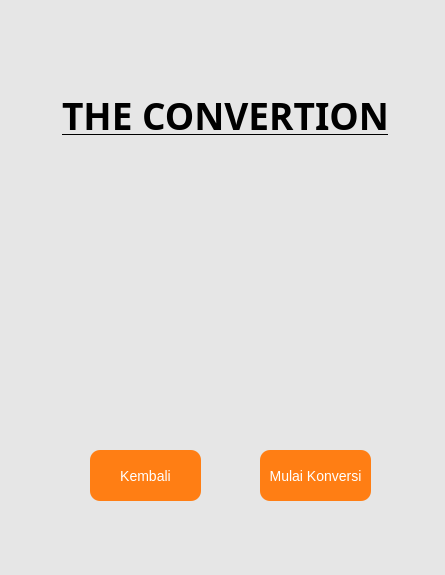
<?xml version="1.0" encoding="UTF-8"?>
<ui version="4.0">
 <class>MainWindow</class>
 <widget class="QMainWindow" name="MainWindow">
  <property name="geometry">
   <rect>
    <x>0</x>
    <y>0</y>
    <width>445</width>
    <height>575</height>
   </rect>
  </property>
  <property name="windowTitle">
   <string>MainWindow</string>
  </property>
  <property name="styleSheet">
   <string notr="true">background-color : rgb(230, 230, 230)</string>
  </property>
  <widget class="QWidget" name="centralwidget">
   <widget class="QLabel" name="label">
    <property name="geometry">
     <rect>
      <x>50</x>
      <y>80</y>
      <width>351</width>
      <height>71</height>
     </rect>
    </property>
    <property name="font">
     <font>
      <family>Agency FB</family>
      <pointsize>28</pointsize>
      <weight>75</weight>
      <bold>true</bold>
      <underline>true</underline>
     </font>
    </property>
    <property name="text">
     <string>THE CONVERTION</string>
    </property>
    <property name="alignment">
     <set>Qt::AlignCenter</set>
    </property>
   </widget>
   <widget class="QLabel" name="label_2">
    <property name="geometry">
     <rect>
      <x>110</x>
      <y>170</y>
      <width>251</width>
      <height>231</height>
     </rect>
    </property>
    <property name="text">
     <string/>
    </property>
    <property name="pixmap">
     <pixmap>International_System_Of_Units_Logo_.png</pixmap>
    </property>
    <property name="scaledContents">
     <bool>true</bool>
    </property>
   </widget>
   <widget class="QPushButton" name="pushButton">
    <property name="geometry">
     <rect>
      <x>260</x>
      <y>450</y>
      <width>111</width>
      <height>51</height>
     </rect>
    </property>
    <property name="font">
     <font>
      <pointsize>-1</pointsize>
     </font>
    </property>
    <property name="styleSheet">
     <string notr="true">    QPushButton {
        font-size: 14px;     /* Ukuran font */
        color: white;        /* Warna teks */
        background-color: rgb(255, 126, 20);  /* Warna background */
        border-radius: 10px; /* Radius border */
        padding: 10px;       /* Padding */
    }
    QPushButton:hover { /* Style saat mouse hover */
        background-color: rgb(255, 21, 44);
    }
    QPushButton:pressed { /* Style saat button ditekan */
        background-color: rgb(255, 51, 64);
    }</string>
    </property>
    <property name="text">
     <string>Mulai Konversi</string>
    </property>
   </widget>
   <widget class="QPushButton" name="pushButton_2">
    <property name="geometry">
     <rect>
      <x>90</x>
      <y>450</y>
      <width>111</width>
      <height>51</height>
     </rect>
    </property>
    <property name="font">
     <font>
      <pointsize>-1</pointsize>
     </font>
    </property>
    <property name="styleSheet">
     <string notr="true">    QPushButton {
        font-size: 14px;     /* Ukuran font */
        color: white;        /* Warna teks */
        background-color: rgb(255, 126, 20);  /* Warna background */
        border-radius: 10px; /* Radius border */
        padding: 10px;       /* Padding */
    }
    QPushButton:hover { /* Style saat mouse hover */
        background-color: rgb(255, 21, 44);
    }
    QPushButton:pressed { /* Style saat button ditekan */
        background-color: rgb(255, 51, 64);
    }</string>
    </property>
    <property name="text">
     <string>Kembali</string>
    </property>
   </widget>
  </widget>
  <widget class="QMenuBar" name="menubar">
   <property name="geometry">
    <rect>
     <x>0</x>
     <y>0</y>
     <width>445</width>
     <height>21</height>
    </rect>
   </property>
  </widget>
  <widget class="QStatusBar" name="statusbar"/>
 </widget>
 <resources/>
 <connections/>
</ui>
